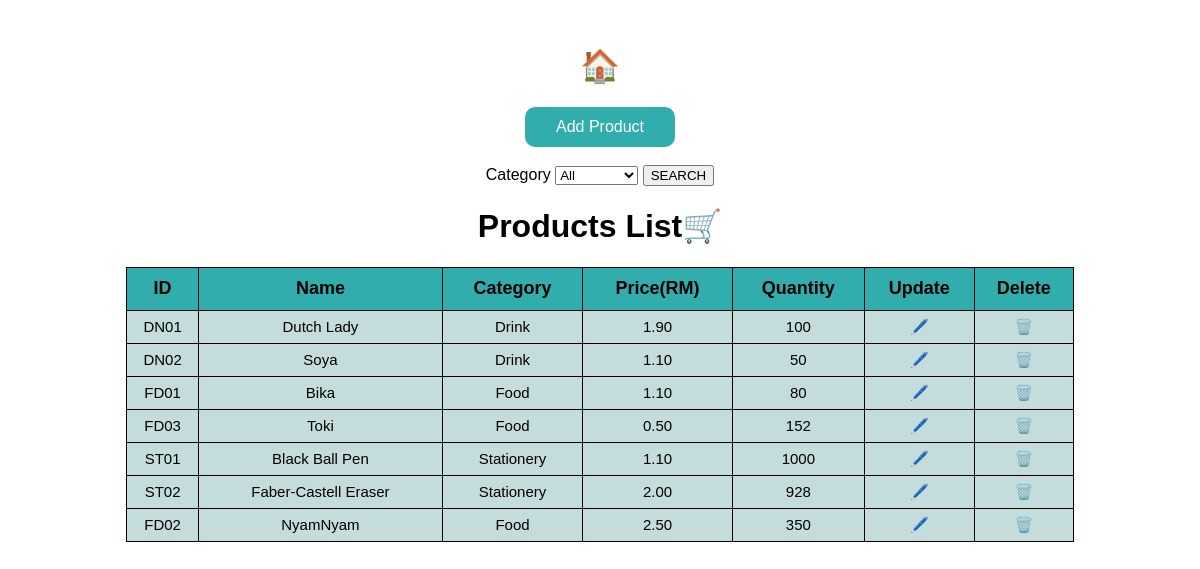
/EasyGo/product_list, run on the app's committed database.
### stock/models.py (models this page shows)
class Product(models.Model):
  productID = models.CharField(max_length=4, primary_key=True)
  productName = models.TextField()
  category = models.TextField()
  price = models.DecimalField(max_digits=4, decimal_places=2)
  totalQuantity = models.IntegerField(default=0)

### stock/views.py (the view, shortened to what this page needs)
# urls.py: path('product_list',views.product_list, name='product_list'),
def product_list(request):
    allproduct=Product.objects.all()
    dict={
                'allproduct': allproduct,
            }
    if request.method == 'GET':
        p_category = request.GET.get('p_category')
    return render (request,'product_list.html', dict)

### stock/templates/product_list.html (shortened to what this page needs)
<!DOCTYPE html>
<html lang="en">
<head>
</head>
<body>
  <center>
    <br>
    <h1><a href="{% url 'home' %}">🏠</a></h1>
    <a href="{% url 'add_product' %}"><button>Add Product</button></a>
    <br><br>
    <form action="product_list" method="get">
      Category
      <select name="p_category" >
          <option value="All">All</option>
      </select>
      <input type="submit" value="SEARCH">
    </form>
    <h1>Products List🛒</h1>
    <table>
      <tr>
          <th><strong>ID</strong></th>
          <th><strong>Name</strong></th>
          <th><strong>Category</strong></th>
          <th><strong>Price(RM)</strong></th>
          <th><strong>Quantity</strong></th>
          <th><strong>Update</strong></th>
          <th><strong>Delete</strong></th>
      </tr>
      {% for data in allproduct %}
          <tr>
              <td>{{data.productID}}</td>
              <td>{{data.productName}}</td>
              <td>{{data.category}}</td>
              <td>{{data.price}}</td>
              <td>{{data.totalQuantity}}</td>
              <td><a href="update_product/{{data.productID}}">🖊️</a></td>
              <td><a href="delete_product/{{data.productID}}">🗑️</a></td>
          </tr>
      {% endfor %}
    </table>
  </center>
</body>
</html>

### stock/templates/product_list.html (style rules this page uses)
body, a { font-family: Arial, Helvetica, sans-serif; text-decoration: none; }
table { border-collapse: collapse; width: 80%; }
th { border: 1px solid; background-color: rgb(50, 173, 173); text-align: center; height: 40px; font-size: 18px; }
td { border: 1px solid; background-color: rgb(197, 220, 220); text-align: center; height: 30px; font-size: 15px; }
button { width: 150px; height: 40px; background-color: rgb(50, 173, 173); border-radius: 10px; cursor:pointer; font-size: 16px; color: white; border-color: transparent; }

### data on the page
Product: productID "DN01", productName "Dutch Lady", category "Drink", price "1.90", totalQuantity "100"
Product: productID "DN02", productName "Soya", category "Drink", price "1.10", totalQuantity "50"
Product: productID "FD01", productName "Bika", category "Food", price "1.10", totalQuantity "80"
Product: productID "FD03", productName "Toki", category "Food", price "0.50", totalQuantity "152"
Product: productID "ST01", productName "Black Ball Pen", category "Stationery", price "1.10", totalQuantity "1000"
Product: productID "ST02", productName "Faber-Castell Eraser", category "Stationery", price "2.00", totalQuantity "928"
Product: productID "FD02", productName "NyamNyam", category "Food", price "2.50", totalQuantity "350"
